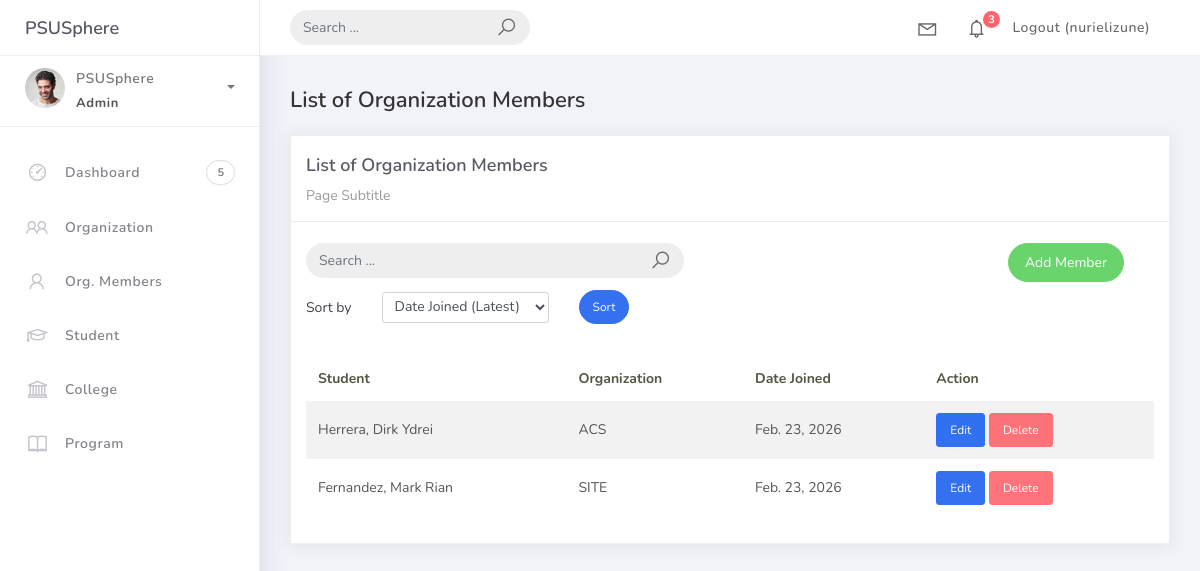
The page /orgmembers/ (signed in) on the database as committed earlier.
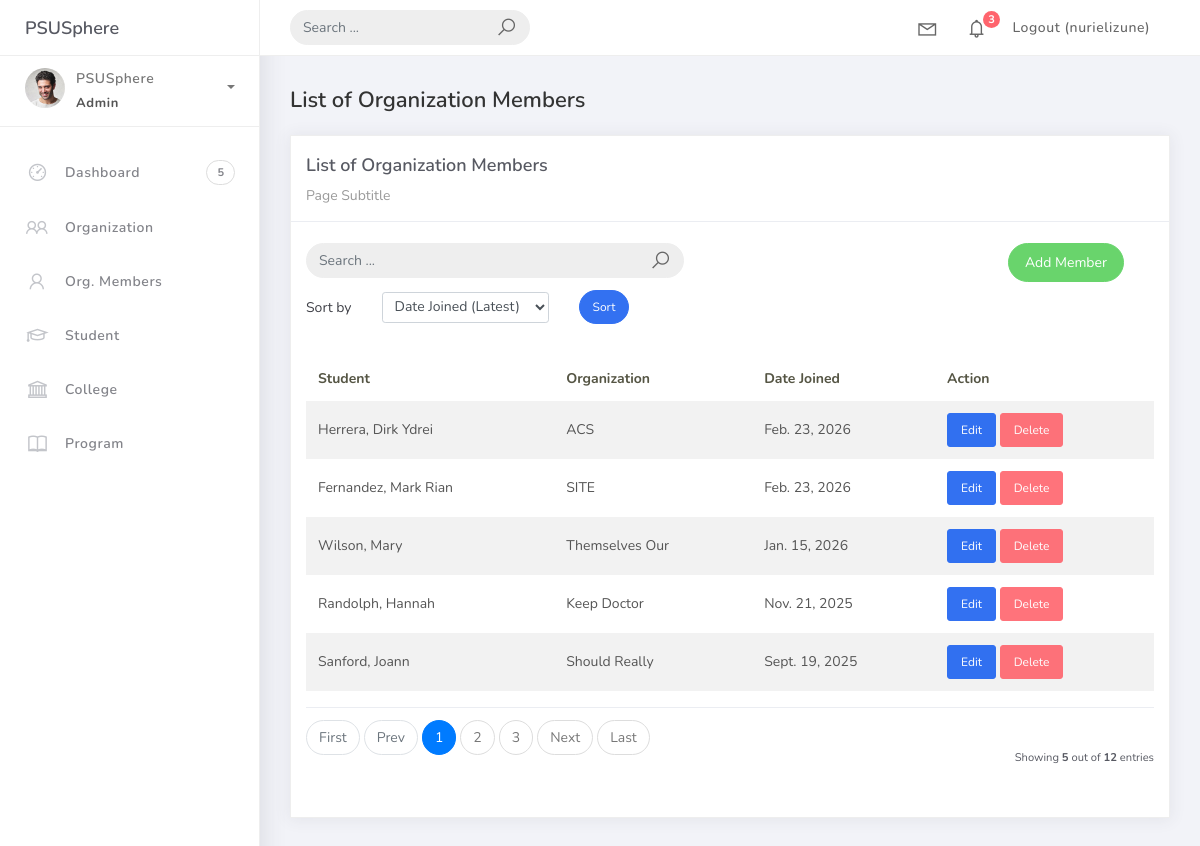
The same page on the database as committed later.
### studentorg/models.py (models this page shows)
class BaseModel(models.Model):
    created_at = models.DateTimeField(auto_now_add=True, db_index=True)
    updated_at = models.DateTimeField(auto_now=True)
    class Meta:
        abstract = True

class OrgMember(BaseModel):
    student = models.ForeignKey(Student, on_delete=models.CASCADE)
    organization = models.ForeignKey(Organization, on_delete=models.CASCADE)
    date_joined = models.DateField()

class Student(BaseModel):
    student_id = models.CharField(max_length=15)
    lastname = models.CharField(max_length=25)
    firstname = models.CharField(max_length=25)
    middlename = models.CharField(max_length=25, blank=True, null=True)
    program = models.ForeignKey(Program, on_delete=models.CASCADE)
    def __str__(self):
        return f"{self.lastname}, {self.firstname}"

class Organization(BaseModel):
    name = models.CharField(max_length=250)
    college = models.ForeignKey(
        College, null=True, blank=True, on_delete=models.CASCADE
    )
    description = models.CharField(max_length=500)
    def __str__(self):
        return self.name

### studentorg/views.py (the view)
# urls.py: path('orgmembers/', OrgMemberList.as_view(), name='orgmember-list'),
class OrgMemberList(LoginRequiredMixin, ListView):
    model = OrgMember
    context_object_name = 'orgmember'
    template_name = 'orgmember_list.html'
    paginate_by = 5
    def get_queryset(self):
        qs = super().get_queryset()
        query = self.request.GET.get('q')
        if query:
            qs = qs.filter(
                Q(student__firstname__icontains=query) |
                Q(student__lastname__icontains=query) |
                Q(organization__name__icontains=query)
            )
        return qs
    def get_ordering(self):
        allowed = ['student__lastname', 'student__firstname', 'date_joined', 'organization__name']
        sort_by = self.request.GET.get('sort_by')
        if sort_by in allowed:
            return sort_by
        return '-date_joined'

### projectsite/templates/orgmember_list.html (shortened to what this page needs)
{% extends 'base.html' %}
{% load static %}
{% block content %}
<div class="content">
<div class="container-fluid">
<h4 class="page-title">List of Organization Members</h4>
<div class="row">
<div class="col-md-12">
<div class="card">
<div class="card-header">
<div class="card-title">List of Organization Members</div>
<div class="card-category">Page Subtitle</div>
</div>
<br />
<div class="col-md-12 row">
<div class="col-md-6">
<form class="navbar-left navbar-form nav-search mr-md-3" action="{% url 'orgmember-list' %}">
<div class="input-group">
<input type="text" name="q" placeholder="Search ..." class="form-control" />
<div class="input-group-append">
<span class="input-group-text">
<i class="la la-search search-icon"></i>
</span>
</div>
</div>
</form>
</div>
<div class="col-md-6">
<div class="pull-right">
<a href="{% url 'orgmember-add' %}" class="btn btn-success btn-rounded">Add Member</a>
</div>
</div>
</div>
<div class="col-md-12 mt-2">
<form method="get" class="row g-2 align-items-center">
<div class="col-auto">
<label for="sortBy" class="col-form-label">Sort by</label>
</div>
<div class="col-auto">
<select class="form-control form-control-sm" id="sortBy" name="sort_by">
<option value="-date_joined" {% if request.GET.sort_by == "-date_joined" %}selected{% endif %}>Date Joined (Latest)</option>
</select>
</div>
<div class="col-auto">
<button type="submit" class="btn btn-primary btn-sm btn-rounded">Sort</button>
</div>
</form>
</div>
<div class="card-body">
<table class="table table-striped mt-3">
<thead>
<tr>
<th scope="col">Student</th>
<th scope="col">Organization</th>
<th scope="col">Date Joined</th>
<th scope="col">Action</th>
</tr>
</thead>
<tbody>
{% for object in object_list %}
<tr>
<td>{{ object.student }}</td>
<td>{{ object.organization }}</td>
<td>{{ object.date_joined }}</td>
<td>
                        <a href="{% url 'orgmember-update' object.id %}" class="btn btn-sm btn-primary">Edit</a>
                        <a href="{% url 'orgmember-delete' object.id %}" class="btn btn-sm btn-danger">Delete</a>
                    </td>
</tr>
{% empty %}
<tr>
<td colspan="4" style="text-align: center">
<p class="text-sm font-weight-bold mb-0">No Records Found</p>
</td>
</tr>
{% endfor %}
</tbody>
</table>
{% include 'includes/pagination.html' %}
</div>
</div>
</div>
</div>
</div>
</div>
{% endblock %}

### projectsite/templates/base.html (shortened to what this page needs)
{% load static %}
<!DOCTYPE html>
<html>
<head>
	<link rel="stylesheet" href="{% static 'assets/css/bootstrap.min.css' %}">
	<link rel="stylesheet" href="{% static 'assets/css/ready.css' %}">
	<link rel="stylesheet" href="{% static 'assets/css/demo.css' %}">
</head>
<body>
	<div class="wrapper">
		<div class="main-header">
			<div class="logo-header">
				<a href="/" class="logo">
					PSUSphere
				</a>
			</div>
			<nav class="navbar navbar-header navbar-expand-lg">
				<div class="container-fluid">
					<form class="navbar-left navbar-form nav-search mr-md-3" action="">
						<div class="input-group">
							<input type="text" placeholder="Search ..." class="form-control">
							<div class="input-group-append">
								<span class="input-group-text">
									<i class="la la-search search-icon"></i>
								</span>
							</div>
						</div>
					</form>
					<ul class="navbar-nav topbar-nav ml-md-auto align-items-center">
						<li class="nav-item dropdown hidden-caret">
							<a class="nav-link dropdown-toggle" href="#" id="navbarDropdown" role="button" data-toggle="dropdown" aria-haspopup="true" aria-expanded="false">
								<i class="la la-envelope"></i>
							</a>
						</li>
						<li class="nav-item dropdown hidden-caret">
							<a class="nav-link dropdown-toggle" href="#" id="navbarDropdown" role="button" data-toggle="dropdown" aria-haspopup="true" aria-expanded="false">
								<i class="la la-bell"></i>
								<span class="notification">3</span>
							</a>
						</li>
					{% if user.is_authenticated %}
					<li class="nav-item">
						<a class="nav-link" href="{% url 'account_logout' %}">Logout ({{ user.username }})</a>
					</li>
					{% else %}
					<li class="nav-item">
						<a class="nav-link" href="{% url 'account_login' %}">Login</a>
					</li>
					{% endif %}
					</ul>
				</div>
			</nav>
		</div>
		<div class="sidebar">
			<div class="scrollbar-inner sidebar-wrapper">
				<div class="user">
					<div class="photo">
						<img src="{% static 'assets/img/profile.jpg' %}">
					</div>
					<div class="info">
						<a class="" data-toggle="collapse" href="#collapseExample" aria-expanded="true">
							<span>
								PSUSphere
								<span class="user-level">Admin</span>
								<span class="caret"></span>
							</span>
						</a>
					</div>
				</div>
				<ul class="nav">
					<li class="nav-item">
						<a href="/">
							<i class="la la-dashboard"></i>
							<p>Dashboard</p>
							<span class="badge badge-count">5</span>
						</a>
					</li>
					<li class="nav-item">
						<a href="/organizations/">
							<i class="la la-users"></i>
							<p>Organization</p>
						</a>
					</li>
					<li class="nav-item">
						<a href="{% url 'orgmember-list' %}">
							<i class="la la-user"></i>
							<p>Org. Members</p>
						</a>
					</li>
					<li class="nav-item">
						<a href="{% url 'student-list' %}">
							<i class="la la-graduation-cap"></i>
							<p>Student</p>
						</a>
					</li>
					<li class="nav-item">
						<a href="{% url 'college-list' %}">
							<i class="la la-university"></i>
							<p>College</p>
						</a>
					</li>
                    <li class="nav-item">
                        <a href="{% url 'program-list' %}">
                            <i class="la la-book"></i>
                            <p>Program</p>
                        </a>
                    </li>
				</ul>
			</div>
		</div>
		<div class="main-panel">
			{% block content %}
			{% endblock %}
		</div>
	</div>
</body>
</html>

### projectsite/templates/includes/pagination.html (shortened to what this page needs)
{% if is_paginated %}
<div class="card-footer px-0 border-0 d-flex flex-column flex-lg-row align-items-center justify-content-between mt-3">
	<nav aria-label="Topics pagination" class="mb-4">
		<ul class="pagination">
			{% if page_obj.number > 1 %}
			<li class="page-item">
				<a class="page-link" href="?page=1">First</a>
			</li>
			{% else %}
			<li class="page-item disabled">
				<span class="page-link">First</span>
			</li>
			{% endif %}
			{% if page_obj.has_previous %}
			<li class="page-item">
				<a class="page-link" href="?page={{ page_obj.previous_page_number }}">Prev</a>
			</li>
			{% else %}
			<li class="page-item disabled">
				<span class="page-link">Prev</span>
			</li>
			{% endif %}
			{% for page_num in paginator.page_range %}
			{% if page_obj.number == page_num %}
			<li class="page-item active">
				<span class="page-link">
					{{ page_num }}
				</span>
			</li>
			{% elif page_num > page_obj.number|add:'-3' and page_num < page_obj.number|add:'3' %}
			<li class="page-item">
				<a class="page-link" href="?page={{ page_num }}">{{ page_num }}</a>
			</li>
			{% endif %}
			{% endfor %}
			{% if page_obj.has_next %}
			<li class="page-item">
				<a class="page-link" href="?page={{ page_obj.next_page_number }}">Next</a>
			</li>
			{% else %}
			<li class="page-item disabled">
				<span class="page-link">Next</span>
			</li>
			{% endif %}
			{% if page_obj.number != paginator.num_pages %}
			<li class="page-item">
				<a class="page-link" href="?page={{ paginator.num_pages }}">Last</a>
			</li>
			{% else %}
			<li class="page-item disabled">
				<span class="page-link">Last</span>
			</li>
			{% endif %}
		</ul>
	</nav>
	<div class="fw-normal small mt-4 mt-lg-0">Showing <b>{{object_list.count}}</b> out of <b>{{paginator.count}}</b> entries</div>
</div>
{% endif %}

Rows that differ between the two databases and show on the page:
added OrgMember: student "Wilson, Mary", organization "Themselves Our", date_joined "Jan. 15, 2026"
added OrgMember: student "Randolph, Hannah", organization "Keep Doctor", date_joined "Nov. 21, 2025"
added OrgMember: student "Sanford, Joann", organization "Should Really", date_joined "Sept. 19, 2025"
Other text that changed with them:
{{ object_list.count }}: (not shown) → "5"
{{ paginator.count }}: (not shown) → "12"
text now shown: "First Prev Next Last Showing out of entries"
new list line: "1"
new list line: "2"
new list line: "3"
